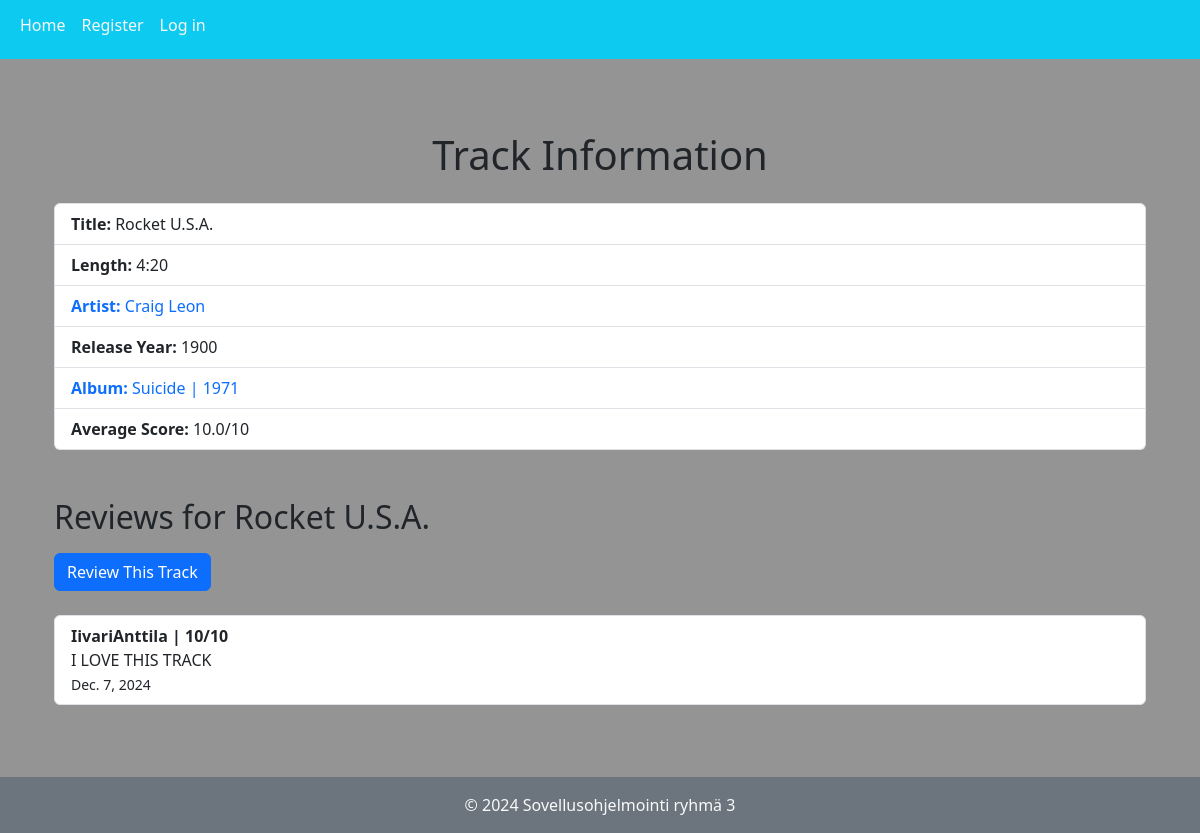
/tracks/3/, run on an earlier commit of the app's database.
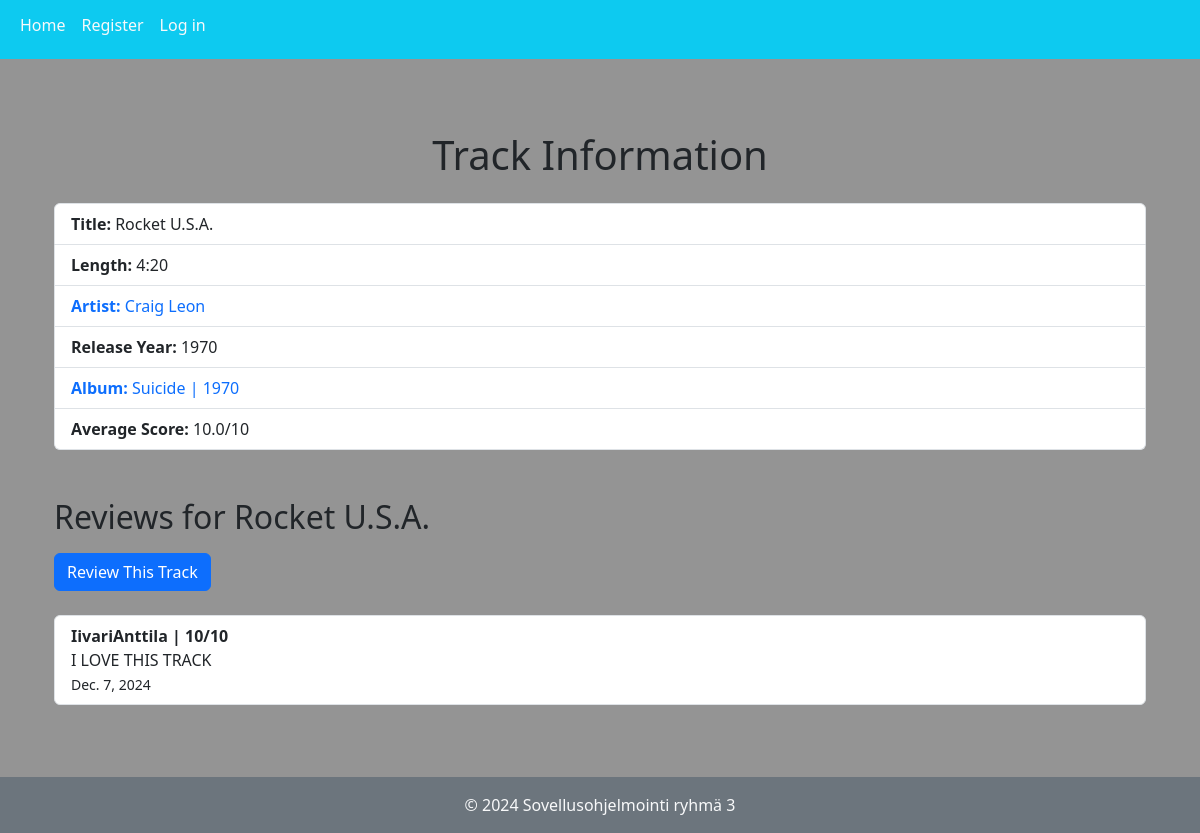
And on a later commit of the database.
### music_app/models.py (models this page shows, shortened)
class Track(models.Model):
    name = models.CharField(max_length=300)
    length = models.IntegerField(default=0) # Length in seconds
    artist = models.ForeignKey(Artist, on_delete=models.CASCADE, null=True)
    album = models.ForeignKey(Album, on_delete=models.SET_NULL, null=True)
    release_year = models.IntegerField(default=1900,
                                       validators=[
                                           MaxValueValidator(datetime.datetime.now().year),
                                           MinValueValidator(1900)
                                       ])
    def get_length(self):
        minutes = self.length // 60
        seconds = self.length % 60
        result = f"{minutes}:{seconds:02}"
        return result
    def get_avg_score(self):
        reviews = Review.objects.filter(
            content_type= ContentType.objects.get_for_model(self),
            object_id=self.id)
        if len(reviews) == 0:
            return 0
        else:
            combined_sum = 0
            for review in reviews:
                combined_sum += review.rating
            return combined_sum / len(reviews)

class Album(models.Model):
    name = models.CharField(max_length=300)
    release_year = models.IntegerField(default=1900,
                    validators=[
                        MaxValueValidator(datetime.datetime.now().year),
                        MinValueValidator(1900)])
    date_added = models.DateField(auto_now_add=True)
    artist = models.ForeignKey(Artist, on_delete=models.CASCADE)

class Artist(models.Model):
    name = models.CharField(max_length=100)
    def __str__(self):
        return self.name

class Review(models.Model):
    content_type = models.ForeignKey(ContentType, on_delete=models.CASCADE) # Song or album?
    object_id = models.PositiveIntegerField() # ID of song or album
    target_object = GenericForeignKey('content_type', 'object_id')
    content = models.TextField()
    rating = models.IntegerField(default=0,
                                validators=[
                                    MaxValueValidator(10),
                                    MinValueValidator(0),
                                ])
    date_created = models.DateField(auto_now_add=True)
    is_public = models.BooleanField(default=False) # Public means other users can see this review
    creator = models.ForeignKey(User, on_delete=models.CASCADE)

### music_app/views.py (the view)
# urls.py: path('tracks/<int:track_id>/', views.track_details, name='track_details'),
def track_details(request, track_id):
    track = get_object_or_404(Track, id=track_id)
    reviews = filter_reviews(request, track)
    return render(request, 'music_app/track_details.html',
                  {'track': track, 'reviews': reviews})

### music_app/views.py (called while the page is built)
def filter_reviews(request, target_object):
    object_content_type = ContentType.objects.get_for_model(target_object)
    if request.user.is_authenticated:
        reviews = Review.objects.filter(
            content_type=object_content_type,
            object_id=target_object.id
        ).filter(
            Q(is_public=True) | Q(creator=request.user)
        ).distinct()
        user_review = reviews.filter(creator=request.user).first()
        if user_review:
            reviews = [user_review] + list(reviews.exclude(id=user_review.id))
    else:
        reviews = Review.objects.filter(
            content_type=object_content_type,
            object_id=target_object.id,
            is_public=True
        )
    return reviews

### music_app/templates/music_app/track_details.html (shortened to what this page needs)
{% extends "music_app/base.html" %}
{% block content %}
<div class="container my-5">
    <h1 class="text-center mb-4">Track Information</h1>
    <ul class="list-group mb-5">
        <li class="list-group-item">
            <strong>Title:</strong> {{ track.name }}
        </li>
        <li class="list-group-item">
            <strong>Length:</strong> {{ track.get_length }}
        </li>
        <li class="list-group-item">
            <strong><a href="{% url 'music_app:artist_albums' artist_id=track.artist.id %}" class="text-decoration-none">
                Artist:</strong> {{ track.artist }}
        </li>
        <li class="list-group-item">
            <strong>Release Year:</strong> {{ track.release_year }}
        </li>
        {% if track.album %}
        <li class="list-group-item">
            <strong><a href="{% url 'music_app:track_list' album_id=track.album.id %}" class="text-decoration-none">
                Album:</strong> {{ track.album.name }} | {{ track.album.release_year }}
        </li>
        {% else %}
        <li class="list-group-item">
            <strong>Album:</strong> None (Single)
        </li>
        {% endif %}
        <li class="list-group-item">
            <strong>Average Score:</strong> {{ track.get_avg_score }}/10
        </li>
    </ul>
    <h2 class="mt-5 mb-3">Reviews for {{ track.name }}</h2>
    <h3><a href="{% url 'music_app:add_review' type='track' obj_id=track.id %}" class="btn btn-primary mb-3">Review This Track</a></h3>
    <ul class="list-group">
        {% for review in reviews %}
        <li class="list-group-item">
            <strong>{{ review.creator }} | {{ review.rating }}/10</strong><br>
            {{ review.content }}<br>
            <small>{{ review.date_created }}</small>
        </li>
        {% endfor %}
    </ul>
</div>
{% endblock %}

What changed in the data, as far as the page shows it:
changed Track "Rocket U.S.A.": release_year "1900" → "1970"; album.release_year "1971" → "1970"
